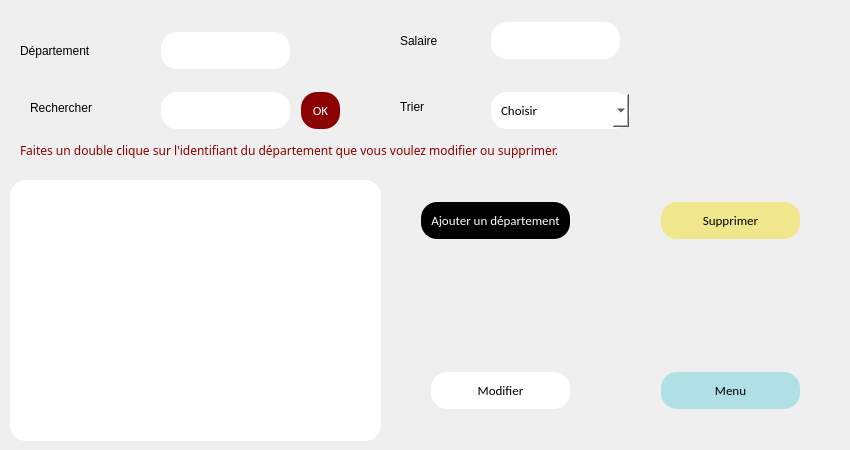
   <widget class="QWidget" name="page_43">
    <widget class="QTableView" name="tableView_12">
     <property name="geometry">
      <rect>
       <x>10</x>
       <y>180</y>
       <width>371</width>
       <height>261</height>
      </rect>
     </property>
     <property name="styleSheet">
      <string notr="true">background-color:white;
border-radius:16px</string>
     </property>
    </widget>
    <widget class="QLabel" name="label_214">
     <property name="geometry">
      <rect>
       <x>30</x>
       <y>100</y>
       <width>111</width>
       <height>16</height>
      </rect>
     </property>
     <property name="text">
      <string>Rechercher</string>
     </property>
    </widget>
    <widget class="QLineEdit" name="lineEdit_150">
     <property name="geometry">
      <rect>
       <x>160</x>
       <y>90</y>
       <width>131</width>
       <height>41</height>
      </rect>
     </property>
     <property name="styleSheet">
      <string notr="true">background-color: white	;
  border: none;
  color: black;
  padding: 10px;
  text-align: center;
  text-decoration: none;
font-family:calibri;
  display: inline-block;
  font-size: 13px;
  margin: 2px 1px;
  border-radius : 16px;</string>
     </property>
    </widget>
    <widget class="QComboBox" name="comboBox_33">
     <property name="geometry">
      <rect>
       <x>490</x>
       <y>90</y>
       <width>141</width>
       <height>41</height>
      </rect>
     </property>
     <property name="styleSheet">
      <string notr="true">background-color: white	;
  border: none;
  color: black;
  padding: 10px;
  text-align: center;
  text-decoration: none;
font-family:calibri;
  display: inline-block;
  font-size: 13px;
  margin: 2px 1px;
  border-radius : 16px;</string>
     </property>
     <item>
      <property name="text">
       <string>Choisir</string>
      </property>
     </item>
     <item>
      <property name="text">
       <string>Salaire croissant</string>
      </property>
     </item>
     <item>
      <property name="text">
       <string>Salaire decroissant</string>
      </property>
     </item>
     <item>
      <property name="text">
       <string>Département</string>
      </property>
     </item>
    </widget>
    <widget class="QLabel" name="label_215">
     <property name="geometry">
      <rect>
       <x>400</x>
       <y>100</y>
       <width>47</width>
       <height>13</height>
      </rect>
     </property>
     <property name="text">
      <string>Trier</string>
     </property>
    </widget>
    <widget class="QPushButton" name="pushButton_106">
     <property name="geometry">
      <rect>
       <x>300</x>
       <y>90</y>
       <width>41</width>
       <height>41</height>
      </rect>
     </property>
     <property name="styleSheet">
      <string notr="true">background-color: #8B0000	;
  border: none;
  color: white;
  padding: 10px;
  text-align: center;
  text-decoration: none;
font-family:calibri;
  display: inline-block;
  font-size: 13px;
  margin: 2px 1px;
  border-radius : 16px;</string>
     </property>
     <property name="text">
      <string>OK</string>
     </property>
    </widget>
    <widget class="QPushButton" name="pushButton_107">
     <property name="geometry">
      <rect>
       <x>420</x>
       <y>200</y>
       <width>151</width>
       <height>41</height>
      </rect>
     </property>
     <property name="styleSheet">
      <string notr="true">background-color: black	;
  border: none;
  color: white;
  padding: 10px;
  text-align: center;
  text-decoration: none;
font-family:calibri;
  display: inline-block;
  font-size: 13px;
  margin: 2px 1px;
  border-radius : 16px;</string>
     </property>
     <property name="text">
      <string>Ajouter un département</string>
     </property>
    </widget>
    <widget class="QLabel" name="label_216">
     <property name="geometry">
      <rect>
       <x>20</x>
       <y>140</y>
       <width>821</width>
       <height>20</height>
      </rect>
     </property>
     <property name="styleSheet">
      <string notr="true">color :#8B0000;
font-family: courrier new;</string>
     </property>
     <property name="text">
      <string>Faites un double clique sur l'identifiant du département que vous voulez modifier ou supprimer.</string>
     </property>
    </widget>
    <widget class="QLabel" name="label_281">
     <property name="geometry">
      <rect>
       <x>20</x>
       <y>40</y>
       <width>141</width>
       <height>21</height>
      </rect>
     </property>
     <property name="text">
      <string>Département</string>
     </property>
    </widget>
    <widget class="QLineEdit" name="lineEdit_195">
     <property name="geometry">
      <rect>
       <x>160</x>
       <y>30</y>
       <width>131</width>
       <height>41</height>
      </rect>
     </property>
     <property name="styleSheet">
      <string notr="true">background-color: white	;
  border: none;
  color: black;
  padding: 10px;
  text-align: center;
  text-decoration: none;
font-family:calibri;
  display: inline-block;
  font-size: 13px;
  margin: 2px 1px;
  border-radius : 16px;</string>
     </property>
    </widget>
    <widget class="QLabel" name="label_282">
     <property name="geometry">
      <rect>
       <x>400</x>
       <y>30</y>
       <width>91</width>
       <height>21</height>
      </rect>
     </property>
     <property name="text">
      <string>Salaire</string>
     </property>
    </widget>
    <widget class="QLineEdit" name="lineEdit_196">
     <property name="geometry">
      <rect>
       <x>490</x>
       <y>20</y>
       <width>131</width>
       <height>41</height>
      </rect>
     </property>
     <property name="styleSheet">
      <string notr="true">background-color: white	;
  border: none;
  color: black;
  padding: 10px;
  text-align: center;
  text-decoration: none;
font-family:calibri;
  display: inline-block;
  font-size: 13px;
  margin: 2px 1px;
  border-radius : 16px;</string>
     </property>
    </widget>
    <widget class="QPushButton" name="pushButton_145">
     <property name="geometry">
      <rect>
       <x>660</x>
       <y>200</y>
       <width>141</width>
       <height>41</height>
      </rect>
     </property>
     <property name="styleSheet">
      <string notr="true">background-color: 	#F0E68C			;
  border: none;
  color: black;
  padding: 10px;
  text-align: center;
  text-decoration: none;
font-family:calibri;
  display: inline-block;
  font-size: 13px;
  margin: 2px 1px;
  border-radius : 16px;</string>
     </property>
     <property name="text">
      <string>Supprimer</string>
     </property>
    </widget>
    <widget class="QPushButton" name="pushButton_146">
     <property name="geometry">
      <rect>
       <x>430</x>
       <y>370</y>
       <width>141</width>
       <height>41</height>
      </rect>
     </property>
     <property name="styleSheet">
      <string notr="true">background-color: white		;
  border: none;
  color: black;
  padding: 10px;
  text-align: center;
  text-decoration: none;
font-family:calibri;
  display: inline-block;
  font-size: 13px;
  margin: 2px 1px;
  border-radius : 16px;</string>
     </property>
     <property name="text">
      <string>Modifier</string>
     </property>
    </widget>
    <widget class="QPushButton" name="pushButton_147">
     <property name="geometry">
      <rect>
       <x>660</x>
       <y>370</y>
       <width>141</width>
       <height>41</height>
      </rect>
     </property>
     <property name="styleSheet">
      <string notr="true">background-color: 	#B0E0E6			;
  border: none;
  color: black;
  padding: 10px;
  text-align: center;
  text-decoration: none;
font-family:calibri;
  display: inline-block;
  font-size: 13px;
  margin: 2px 1px;
  border-radius : 16px;</string>
     </property>
     <property name="text">
      <string>Menu</string>
     </property>
    </widget>
   </widget>
